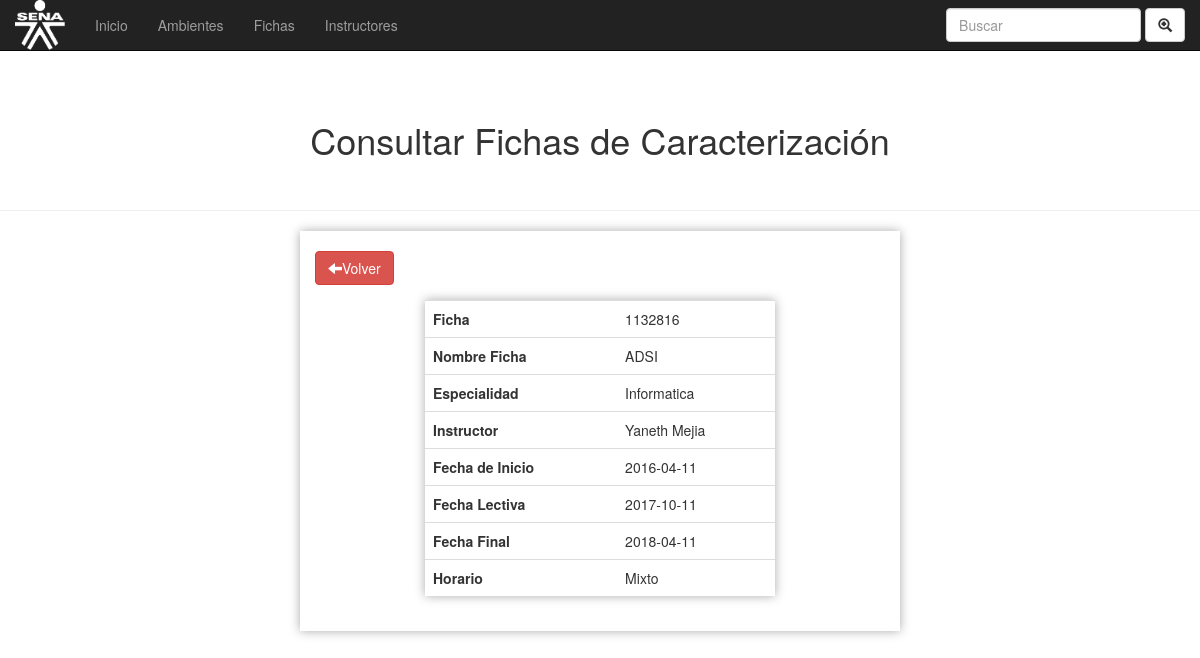
/fichas/consultar_ficha.php?id=1, run on an earlier commit of the app's database.
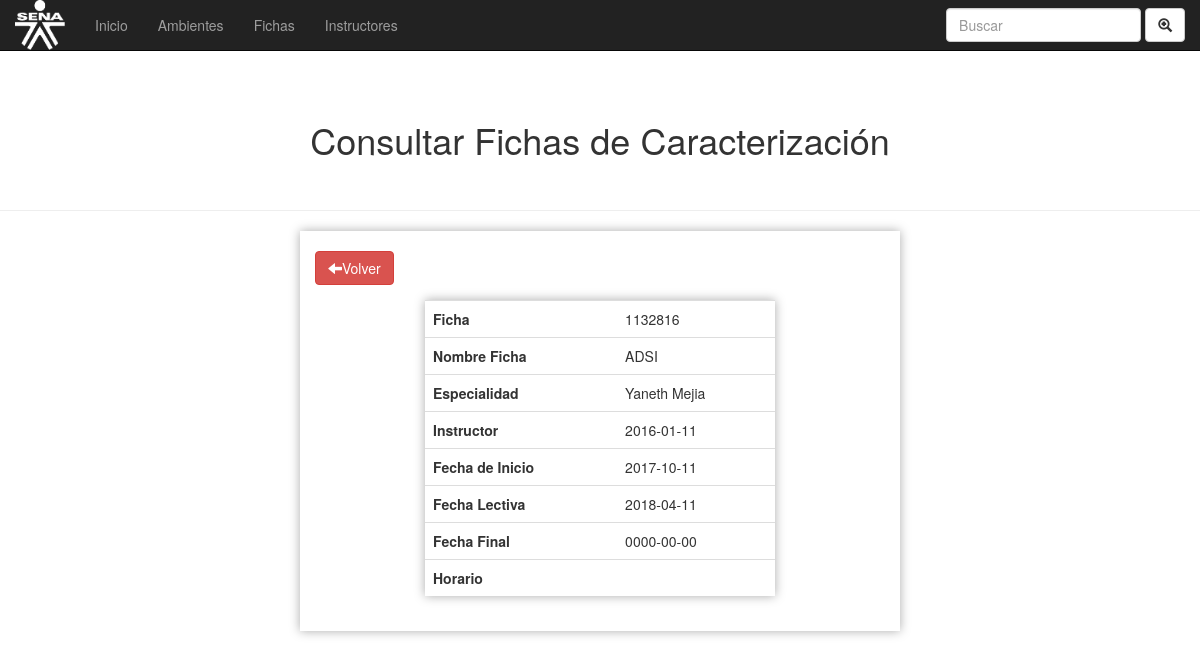
And on a later commit of the database.
### tables this page shows
CREATE TABLE `fichas` (
  `id` int(11) NOT NULL,
  `ficha` int(100) NOT NULL,
  `nombre` varchar(100) NOT NULL,
  `especialidad` varchar(100) NOT NULL,
  `instructor` varchar(100) NOT NULL,
  `fecha_inicio` date NOT NULL,
  `fecha_lectiva` date NOT NULL,
  `fecha_final` date NOT NULL,
  `horario` text NOT NULL
);

### fichas/consultar_ficha.php (the view, shortened to what this page needs)
<!DOCTYPE html>
<html lang="en">
<head>
	<link rel="stylesheet" href="css/bootstrap.min.css">
	<link rel="stylesheet" href="css/custom.css">
	<link rel="stylesheet" href="css/index.css">
</head>
<body>
	<?php
	if ($_GET) {
	 	$id = $_GET['id'];
	 	$conexion = mysqli_connect('localhost', 'root', '', 'programacion_trimestral');
	 	$insertar = mysqli_query($conexion, "SELECT * FROM fichas WHERE id=$id");
	 	$row = mysqli_fetch_array($insertar);
	 }
	 ?>
	 <nav class="navbar navbar-inverse navbar-fixed-top">
		  <div class="container-fluid">
		    <div class="navbar-header">
		      <a class="navbar-brand" href="#"><img  src="imgs/sena.png" class="img-rounded" width="100" height="100"></a>
		    </div>
		    <ul class="nav navbar-nav">
		      <li><a href="../index.php">Inicio</a></li>
		      <li><a href="../ambientes/ambientes.php">Ambientes</a></li>
		      <li><a href="#">Fichas</a></li>
		      <li><a href="../instructores/gestionarIns.php">Instructores</a></li>
		    </ul>
		    <form class="navbar-form navbar-right">
		      <div class="form-group">
		        <input type="text" class="form-control" placeholder="Buscar">
		      </div>
		      <button type="submit" class="btn btn-default"><i class="glyphicon glyphicon-zoom-in"></i></button>
		    </form>
		  </div>
		</nav>
		<br>
	<div class="container-fluid mov">
		<div class="row">
		<br>
			<h1 class="text-center">Consultar Fichas de Caracterización</h1>
			<br>
			<hr>
			<div class="col-md-6 col-md-offset-3 box">
				<div class="panel-default">
				<br>
					<a href="index_ficha.php" class="btn btn-danger"><i class="glyphicon glyphicon-arrow-left"></i>Volver</a>
					<div class="panel-body">
						<div class="row">
							<div class="col-md-8 col-md-offset-2">
								<table class="table table-hover box">
									<tr>
										<td><strong>Ficha</strong></td>
										<td><?php echo $row['ficha'] ?></td>
									</tr>
									<tr>
										<td><strong>Nombre Ficha</strong></td>
										<td><?php echo $row['nombre'] ?></td>
									</tr>
									<tr>
										<td><strong>Especialidad</strong></td>
										<td><?php echo $row['especialidad'] ?></td>
									</tr>
									<tr>
										<td><strong>Instructor</strong></td>
										<td><?php echo $row['instructor'] ?></td>
									</tr>
									<tr>
										<td><strong>Fecha de Inicio</strong></td>
										<td><?php echo $row['fecha_inicio'] ?></td>
									</tr>
									<tr>
										<td><strong>Fecha Lectiva</strong></td>
										<td><?php echo $row['fecha_lectiva'] ?></td>
									</tr>
									<tr>
										<td><strong>Fecha Final</strong></td>
										<td><?php echo $row['fecha_final']?></td>
									</tr>
									<tr>
										<td><strong>Horario</strong></td>
										<td><?php echo $row['horario'] ?></td>
									</tr>
								</table>
							</div>
						</div>
					</div>
				</div>
			</div>
		</div>
	</div>
</body>
</html>

### fichas/css/custom.css (style rules this page uses)
body { background-color: white; }
.box { box-shadow: 0px 0px 10px 0px #aaa !important; }

### fichas/css/index.css (style rules this page uses)
img { height: 50px; width: 50px; top: -15px; position: relative; }
div.mov { margin-top: 60px; }

What changed in the data, as far as the page shows it:
changed fichas "ADSI": especialidad "Informatica" → "Yaneth Mejia"; instructor "Yaneth Mejia" → "2016-01-11"; fecha_inicio "2016-04-11" → "2017-10-11"; fecha_lectiva "2017-10-11" → "2018-04-11"; fecha_final "2018-04-11" → "0000-00-00"; horario "Mixto" → (not shown)
